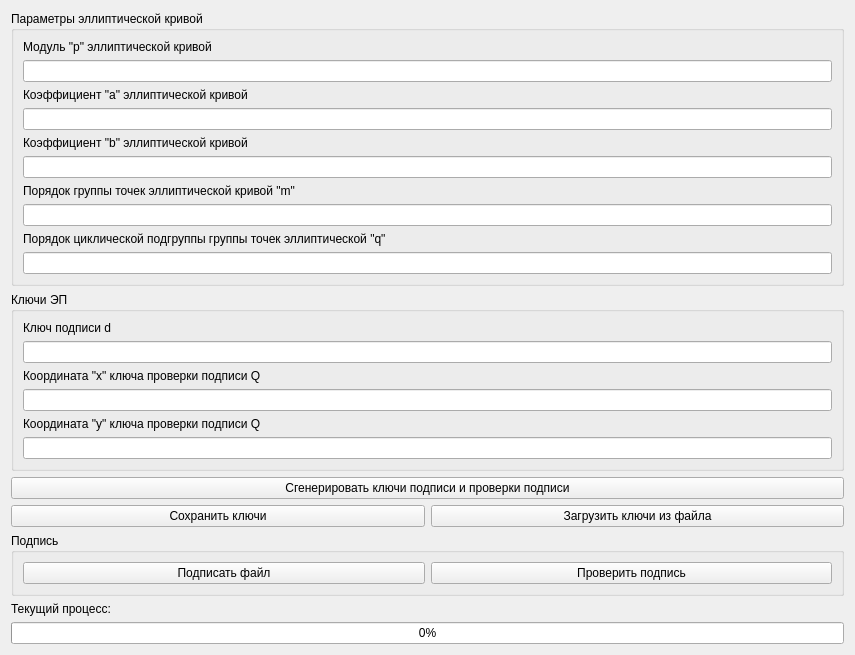
<?xml version="1.0" encoding="UTF-8"?>
<ui version="4.0">
 <class>Gost3410_12_MPW</class>
 <widget class="QWidget" name="Gost3410_12_MPW">
  <property name="geometry">
   <rect>
    <x>0</x>
    <y>0</y>
    <width>855</width>
    <height>577</height>
   </rect>
  </property>
  <property name="windowTitle">
   <string>Form</string>
  </property>
  <layout class="QVBoxLayout" name="verticalLayout_2">
   <item>
    <layout class="QVBoxLayout" name="verticalLayout">
     <item>
      <widget class="QGroupBox" name="groupBox_2">
       <property name="title">
        <string>Параметры эллиптической кривой</string>
       </property>
       <layout class="QVBoxLayout" name="verticalLayout_3">
        <item>
         <widget class="QLabel" name="label">
          <property name="text">
           <string>Модуль &quot;p&quot; эллиптической кривой</string>
          </property>
         </widget>
        </item>
        <item>
         <widget class="QLineEdit" name="elleptic_curve_p_edit">
          <property name="readOnly">
           <bool>true</bool>
          </property>
         </widget>
        </item>
        <item>
         <widget class="QLabel" name="label_2">
          <property name="text">
           <string>Коэффициент &quot;a&quot; эллиптической кривой</string>
          </property>
         </widget>
        </item>
        <item>
         <widget class="QLineEdit" name="elleptic_curve_a_edit">
          <property name="readOnly">
           <bool>true</bool>
          </property>
         </widget>
        </item>
        <item>
         <widget class="QLabel" name="label_3">
          <property name="text">
           <string>Коэффициент &quot;b&quot; эллиптической кривой</string>
          </property>
         </widget>
        </item>
        <item>
         <widget class="QLineEdit" name="elleptic_curve_b_edit">
          <property name="readOnly">
           <bool>true</bool>
          </property>
         </widget>
        </item>
        <item>
         <widget class="QLabel" name="label_4">
          <property name="text">
           <string>Порядок группы точек эллиптической кривой &quot;m&quot; </string>
          </property>
         </widget>
        </item>
        <item>
         <widget class="QLineEdit" name="elleptic_curve_m_edit">
          <property name="readOnly">
           <bool>true</bool>
          </property>
         </widget>
        </item>
        <item>
         <widget class="QLabel" name="label_5">
          <property name="text">
           <string>Порядок циклической подгруппы группы точек эллиптической &quot;q&quot;</string>
          </property>
         </widget>
        </item>
        <item>
         <widget class="QLineEdit" name="elleptic_curve_q_edit">
          <property name="readOnly">
           <bool>true</bool>
          </property>
         </widget>
        </item>
       </layout>
      </widget>
     </item>
     <item>
      <widget class="QGroupBox" name="groupBox_3">
       <property name="title">
        <string>Ключи ЭП</string>
       </property>
       <layout class="QVBoxLayout" name="verticalLayout_4">
        <item>
         <widget class="QLabel" name="label_7">
          <property name="text">
           <string>Ключ подписи d</string>
          </property>
         </widget>
        </item>
        <item>
         <widget class="QLineEdit" name="sign_key_edit">
          <property name="readOnly">
           <bool>true</bool>
          </property>
         </widget>
        </item>
        <item>
         <widget class="QLabel" name="label_8">
          <property name="text">
           <string>Координата &quot;x&quot; ключа проверки подписи Q</string>
          </property>
         </widget>
        </item>
        <item>
         <widget class="QLineEdit" name="signcheck_key_x_edit">
          <property name="readOnly">
           <bool>true</bool>
          </property>
         </widget>
        </item>
        <item>
         <widget class="QLabel" name="label_9">
          <property name="text">
           <string>Координата &quot;y&quot; ключа проверки подписи Q</string>
          </property>
         </widget>
        </item>
        <item>
         <widget class="QLineEdit" name="signcheck_key_y_edit">
          <property name="readOnly">
           <bool>true</bool>
          </property>
         </widget>
        </item>
       </layout>
      </widget>
     </item>
     <item>
      <widget class="QPushButton" name="generate_sign_keys_button">
       <property name="text">
        <string>Сгенерировать ключи подписи и проверки подписи</string>
       </property>
      </widget>
     </item>
     <item>
      <layout class="QHBoxLayout" name="horizontalLayout_2">
       <item>
        <widget class="QPushButton" name="save_keys_file_button">
         <property name="text">
          <string>Сохранить ключи</string>
         </property>
        </widget>
       </item>
       <item>
        <widget class="QPushButton" name="load_keys_file_button">
         <property name="text">
          <string>Загрузить ключи из файла</string>
         </property>
        </widget>
       </item>
      </layout>
     </item>
     <item>
      <widget class="QGroupBox" name="groupBox">
       <property name="title">
        <string>Подпись</string>
       </property>
       <layout class="QHBoxLayout" name="horizontalLayout">
        <item>
         <widget class="QPushButton" name="sign_file_button">
          <property name="text">
           <string>Подписать файл</string>
          </property>
         </widget>
        </item>
        <item>
         <widget class="QPushButton" name="signcheck_file_button">
          <property name="text">
           <string>Проверить подпись</string>
          </property>
         </widget>
        </item>
       </layout>
      </widget>
     </item>
    </layout>
   </item>
   <item>
    <widget class="QLabel" name="task_label">
     <property name="sizePolicy">
      <sizepolicy hsizetype="Fixed" vsizetype="Fixed">
       <horstretch>0</horstretch>
       <verstretch>0</verstretch>
      </sizepolicy>
     </property>
     <property name="text">
      <string>Текущий процесс:</string>
     </property>
    </widget>
   </item>
   <item>
    <widget class="QProgressBar" name="progressBar">
     <property name="value">
      <number>0</number>
     </property>
    </widget>
   </item>
  </layout>
 </widget>
 <resources/>
 <connections/>
</ui>
